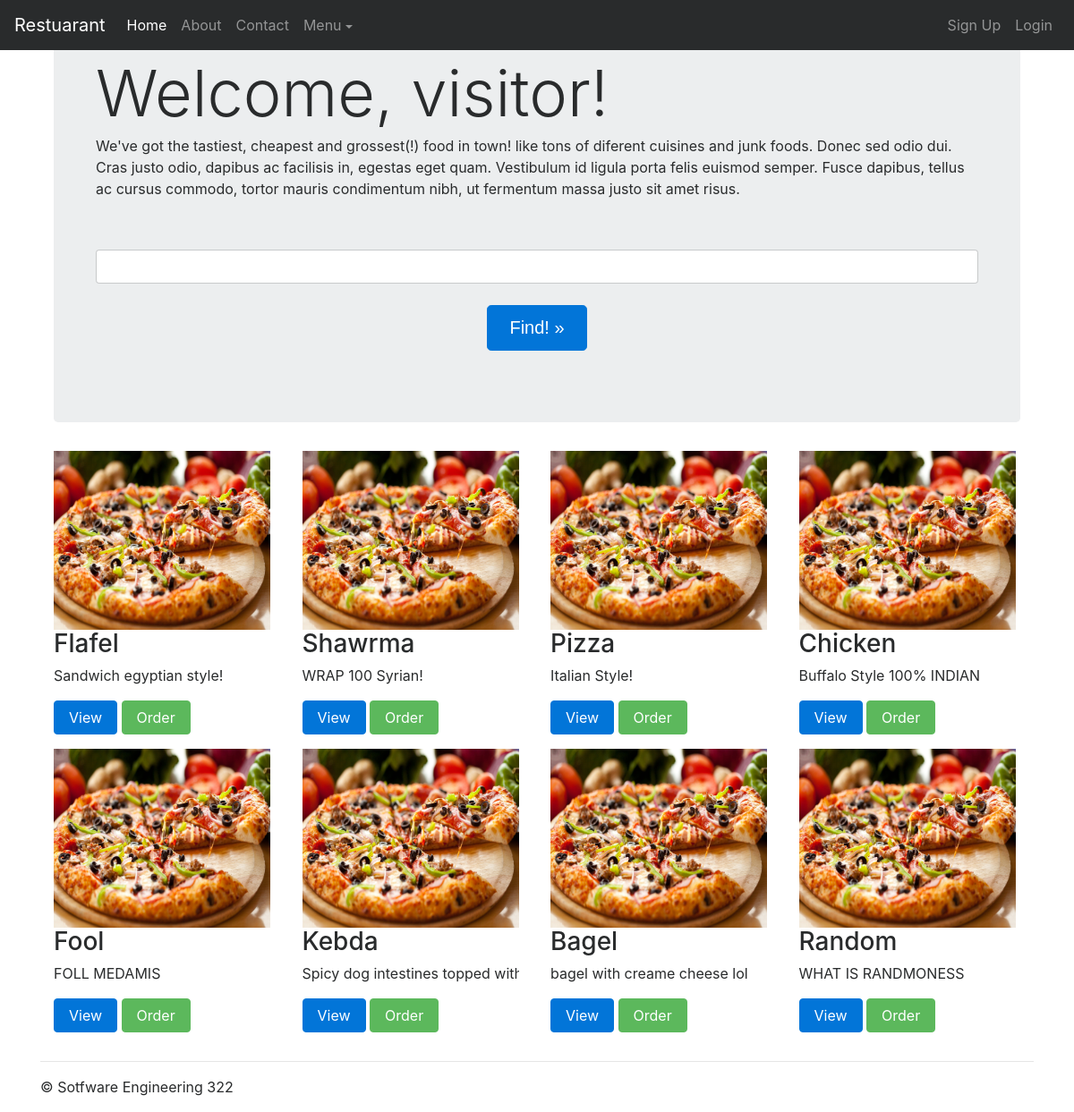
The app's page /recipies/recipes/ with its own data.
### recipes/models.py (models this page shows, shortened)
class Recipe(models.Model):
    name = models.CharField(max_length=100,blank=False)
    description = models.TextField(blank=False)
    price = models.PositiveIntegerField(blank=False)
    chef = models.ForeignKey(Chef)
    cuisine = models.CharField(max_length=100, default='')
    customers = models.ManyToManyField(Customer)
    avg_rating = models.PositiveIntegerField(default=0)
    num_reviews = models.PositiveIntegerField(default=0)
    def get_absolute_url(self):
        return reverse ('recipes:recipe', kwargs={'food':self.name, 'cuisine':self.cuisine} )

### recipes/views.py (the view)
def index(request):
    context = { 'recipes' : Recipe.objects.all()}
    return render(request, 'recipes/index.html', context)

### templates/recipes/index.html (shortened to what this page needs)
{% extends "recipes/base.html" %}
{% load static %}
{% block jumbotron %}
<div class="container">
<div class="jumbotron">
  <div class="container">
    <h1 class="display-3">Welcome, visitor!</h1>
    <p>We've got the tastiest, cheapest and grossest(!) food in town! like tons of diferent cuisines and junk foods. Donec sed odio dui. Cras justo odio, dapibus ac facilisis in, egestas eget quam. Vestibulum id ligula porta felis euismod semper. Fusce dapibus, tellus ac cursus commodo, tortor mauris condimentum nibh, ut fermentum massa justo sit amet risus.</p>
    <br><p>
    <div class="form-group row">
      <div class="col-12">
        <form action="search" method="get">
          <input class="form-control" type="text" name='q' ><br>
          <div class="text-center"><button type='submit'class="btn btn-primary btn-lg" > Find! &raquo;</a></div>
        </form>
      </div>
    </div></p>
  </div>
</div>
</div>
{% endblock jumbotron %}
{% block recipes %}
    <div class="container">
      <div class="row">
        {% for recipe in recipes %}
        <div class="col-sm-6 col-md-3">
          <div class="thumbnail">
            <img width="242" height="200" src="{% static "img/sample.jpg" %}" alt="img">
            <div class="caption">
              <h3>{{recipe.name}}</h3>
              <p class="limtiCharClass">{{recipe.description}}</p>
              <p><a href="{{recipe.get_absolute_url}}" class="btn btn-primary" role="button">View</a>
                <a href="#" class="btn btn-success" role="button">Order</a></p>
            </div>
          </div>
        </div>
            {% endfor %}
      </div>
    </div>
{% endblock recipes %}

### templates/recipes/base.html (style rules this page uses)
.limtiCharClass { overflow:hidden; white-space:nowrap; width: 242px; }

### records on screen
Recipe: name "Flafel", description "Sandwich egyptian style!"
Recipe: name "Shawrma", description "WRAP 100 Syrian!"
Recipe: name "Pizza", description "Italian Style!"
Recipe: name "Chicken", description "Buffalo Style 100% INDIAN"
Recipe: name "Fool", description "FOLL MEDAMIS"
Recipe: name "Kebda", description "Spicy dog intestines topped…"
Recipe: name "Bagel", description "bagel with creame cheese lol"
Recipe: name "Random", description "WHAT IS RANDMONESS"
